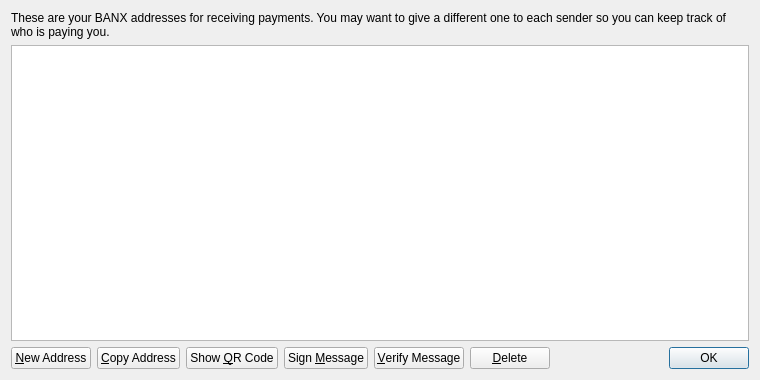
<?xml version="1.0" encoding="UTF-8"?>
<ui version="4.0">
 <class>AddressBookPage</class>
 <widget class="QWidget" name="AddressBookPage">
  <property name="geometry">
   <rect>
    <x>0</x>
    <y>0</y>
    <width>760</width>
    <height>380</height>
   </rect>
  </property>
  <property name="windowTitle">
   <string>Address Book</string>
  </property>
  <layout class="QVBoxLayout" name="verticalLayout">
   <item>
    <widget class="QLabel" name="labelExplanation">
     <property name="text">
      <string>These are your BANX addresses for receiving payments. You may want to give a different one to each sender so you can keep track of who is paying you.</string>
     </property>
     <property name="textFormat">
      <enum>Qt::PlainText</enum>
     </property>
     <property name="wordWrap">
      <bool>true</bool>
     </property>
    </widget>
   </item>
   <item>
    <widget class="QTableView" name="tableView">
     <property name="contextMenuPolicy">
      <enum>Qt::CustomContextMenu</enum>
     </property>
     <property name="toolTip">
      <string>Double-click to edit address or label</string>
     </property>
     <property name="tabKeyNavigation">
      <bool>false</bool>
     </property>
     <property name="alternatingRowColors">
      <bool>true</bool>
     </property>
     <property name="selectionMode">
      <enum>QAbstractItemView::SingleSelection</enum>
     </property>
     <property name="selectionBehavior">
      <enum>QAbstractItemView::SelectRows</enum>
     </property>
     <property name="sortingEnabled">
      <bool>true</bool>
     </property>
     <attribute name="verticalHeaderVisible">
      <bool>false</bool>
     </attribute>
    </widget>
   </item>
   <item>
    <layout class="QHBoxLayout" name="horizontalLayout">
     <item>
      <widget class="QPushButton" name="newAddressButton">
       <property name="toolTip">
        <string>Create a new address</string>
       </property>
       <property name="text">
        <string>&amp;New Address</string>
       </property>
       <property name="icon">
        <iconset resource="../bitcoin.qrc">
         <normaloff>:/icons/add</normaloff>:/icons/add</iconset>
       </property>
      </widget>
     </item>
     <item>
      <widget class="QPushButton" name="copyToClipboard">
       <property name="toolTip">
        <string>Copy the currently selected address to the system clipboard</string>
       </property>
       <property name="text">
        <string>&amp;Copy Address</string>
       </property>
       <property name="icon">
        <iconset resource="../bitcoin.qrc">
         <normaloff>:/icons/editcopy</normaloff>:/icons/editcopy</iconset>
       </property>
      </widget>
     </item>
     <item>
      <widget class="QPushButton" name="showQRCode">
       <property name="text">
        <string>Show &amp;QR Code</string>
       </property>
       <property name="icon">
        <iconset resource="../bitcoin.qrc">
         <normaloff>:/icons/qrcode</normaloff>:/icons/qrcode</iconset>
       </property>
      </widget>
     </item>
     <item>
      <widget class="QPushButton" name="signMessage">
       <property name="toolTip">
        <string>Sign a message to prove you own a BANX address</string>
       </property>
       <property name="text">
        <string>Sign &amp;Message</string>
       </property>
       <property name="icon">
        <iconset resource="../bitcoin.qrc">
         <normaloff>:/icons/edit</normaloff>:/icons/edit</iconset>
       </property>
      </widget>
     </item>
     <item>
      <widget class="QPushButton" name="verifyMessage">
       <property name="toolTip">
        <string>Verify a message to ensure it was signed with a specified BANX address</string>
       </property>
       <property name="text">
        <string>&amp;Verify Message</string>
       </property>
       <property name="icon">
        <iconset resource="../bitcoin.qrc">
         <normaloff>:/icons/transaction_0</normaloff>:/icons/transaction_0</iconset>
       </property>
      </widget>
     </item>
     <item>
      <widget class="QPushButton" name="deleteButton">
       <property name="toolTip">
        <string>Delete the currently selected address from the list</string>
       </property>
       <property name="text">
        <string>&amp;Delete</string>
       </property>
       <property name="icon">
        <iconset resource="../bitcoin.qrc">
         <normaloff>:/icons/remove</normaloff>:/icons/remove</iconset>
       </property>
      </widget>
     </item>
     <item>
      <spacer name="horizontalSpacer">
       <property name="orientation">
        <enum>Qt::Horizontal</enum>
       </property>
       <property name="sizeHint" stdset="0">
        <size>
         <width>40</width>
         <height>20</height>
        </size>
       </property>
      </spacer>
     </item>
     <item>
      <widget class="QDialogButtonBox" name="buttonBox">
       <property name="sizePolicy">
        <sizepolicy hsizetype="Maximum" vsizetype="Fixed">
         <horstretch>0</horstretch>
         <verstretch>0</verstretch>
        </sizepolicy>
       </property>
       <property name="standardButtons">
        <set>QDialogButtonBox::Ok</set>
       </property>
      </widget>
     </item>
    </layout>
   </item>
  </layout>
 </widget>
 <resources>
  <include location="../bitcoin.qrc"/>
 </resources>
 <connections/>
</ui>
